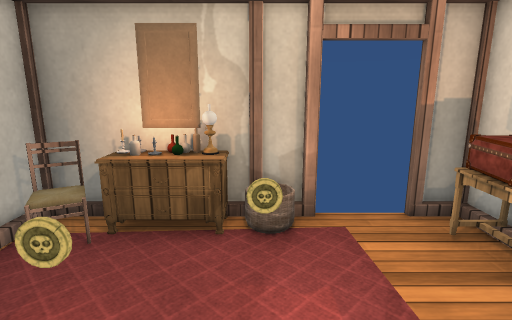
View 1 (above)

15 first-person views from a walk through a 3-D level made in the Unity game engine. The camera is 1.4 m above the floor, tilts 12° down and sees 80° across. Doors are open. The floor is counted in squares, 0.5 m on a side. Each view is taken from the middle of a square. On the plan, view 1 faces up. The plan holds only what a view shows up to about 20 squares ahead; the rest is blank. The place goes on beyond the plan. The player is left out. Some surface patterns are stand-ins.

View 2
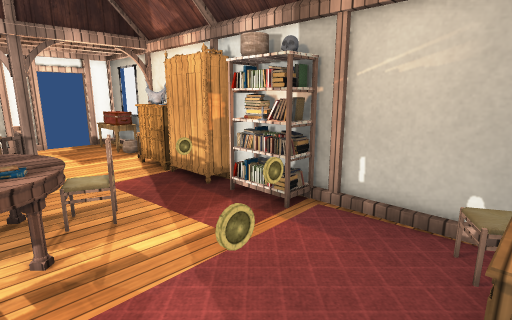

View 3
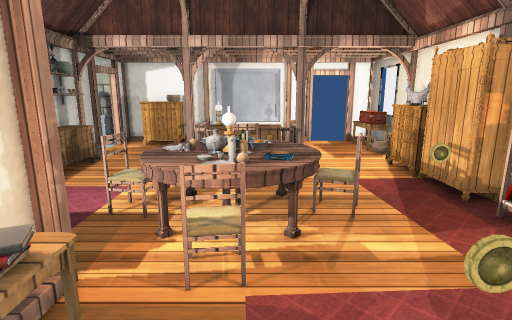

View 4
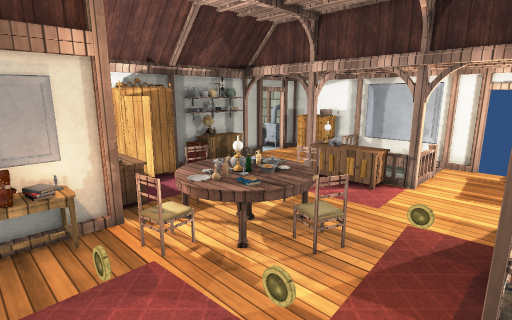

View 5
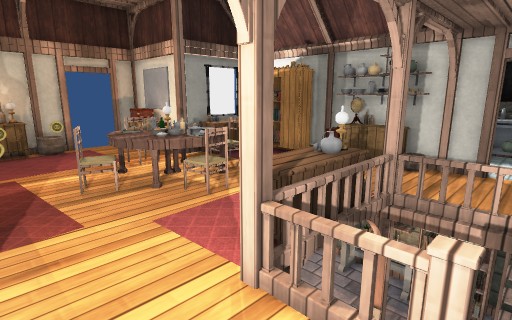

View 6
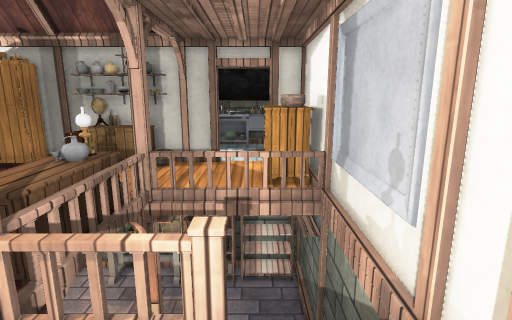

View 7
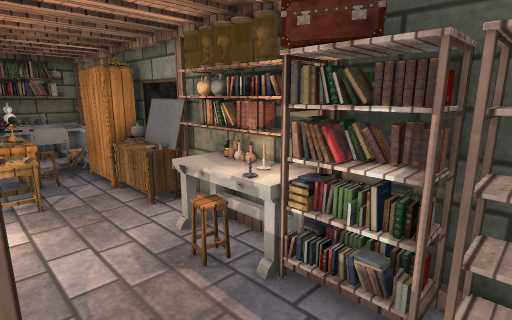

View 8
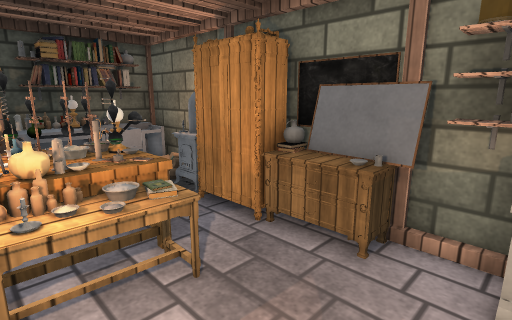

View 9
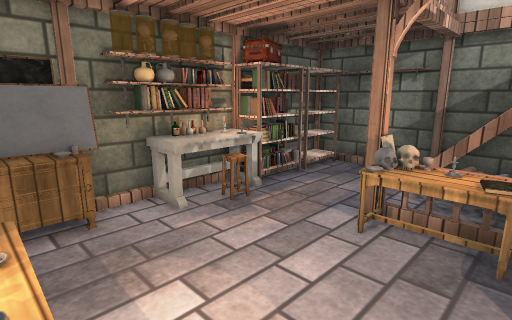

View 10
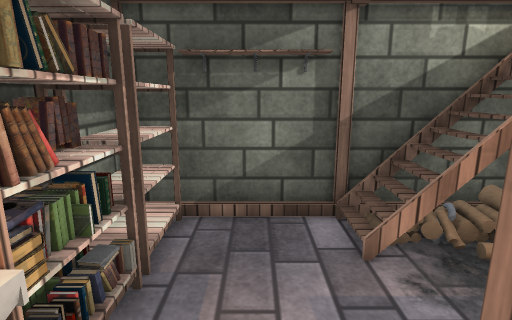

View 11
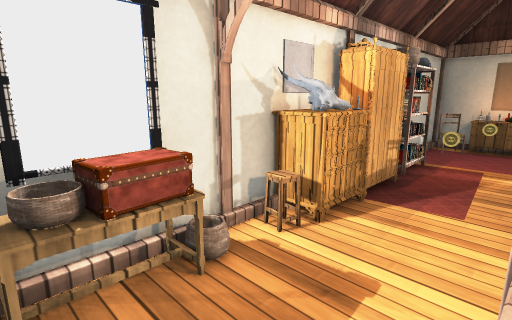

View 12
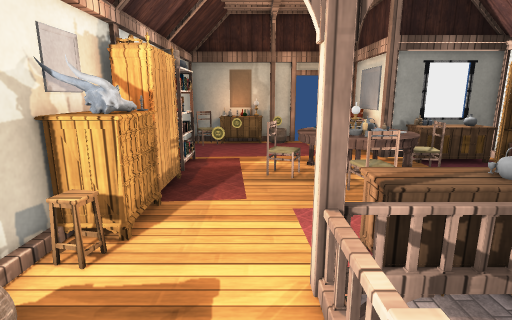

View 13
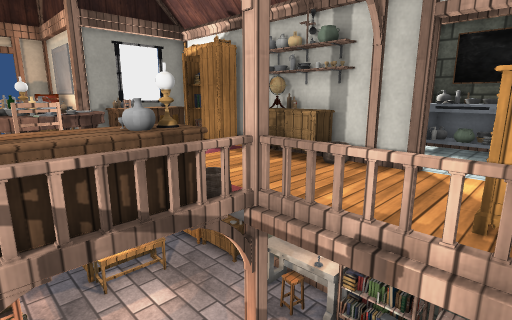

View 14
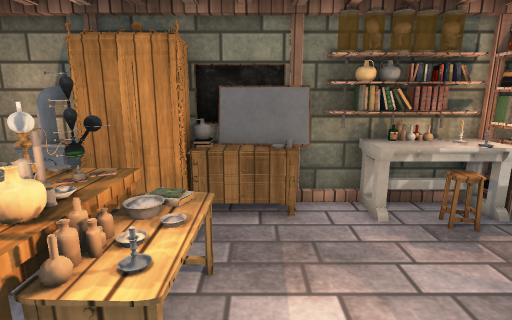

View 15
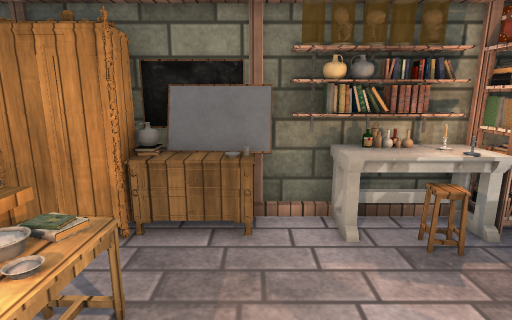

### Floor plan
Key: @ floor where view 1 was taken; # wall or solid block; x gap in a wall; . main floor; : floor 0.5 m higher than the main floor; - floor 2.5 m lower than the main floor; / step, stairs or slope; D open door; = window, fence, low wall or low ledge; ^ raised ledge; P painting; C chair; R drawers; B basket; T table; K books; U cupboard; S skull; L stool; F fence; I pillar; H shelf; E stove; W bowl; O other object.
Columns run from 5 left of view 1 to 10 right of it. Each row starts with its distance up from view 1.
  7 ##OPO##DD#OOKHH#
  6 #COORB .TOOHKKK#
  5 #/.O...//-    =#
  4 #....O./   ---=#
  3 #..O...-   TTOE#
  2 #.......  OWL-##
  1 #K.....--##WL
  0 #K...@x-OOO##U #
 -1 #U.OC: --OWW=-OO
 -2 # .... -------OO
 -3 # ....U-------==
 -4 # .....-------HH
 -5 #OR....------=OO
 -6 #SR...# -----LH#
 -7 #L...F#=KOB--#OH
 -8 #=...I#FOOI---#K
 -9 #T...F  -SK---=U
-10 #T...F  ------##
-11 #B...O  /=/---#=
-12 #B..../////---=U
-13 #IDDI#########^=

Where each view was taken, in squares from view 1:
view 1: 0 up, 0 right, facing up
view 2: 6 up, 2 right, facing down-left
view 3: 6 up, 2 right, facing down
view 4: 5 up, 4 left, facing down-right
view 5: 11 down, 3 left, facing up-right
view 6: 11 down, 3 left, facing right
view 7: 11 down, 5 right, facing up-right
view 8: 5 down, 4 right, facing up-right
view 9: 1 down, 2 right, facing down-right
view 10: 6 down, 7 right, facing down
view 11: 12 down, 0 right, facing up-left
view 12: 12 down, 1 left, facing up
view 13: 12 down, 1 right, facing up-right
view 14: 2 down, 2 right, facing right
view 15: 3 down, 3 right, facing right
